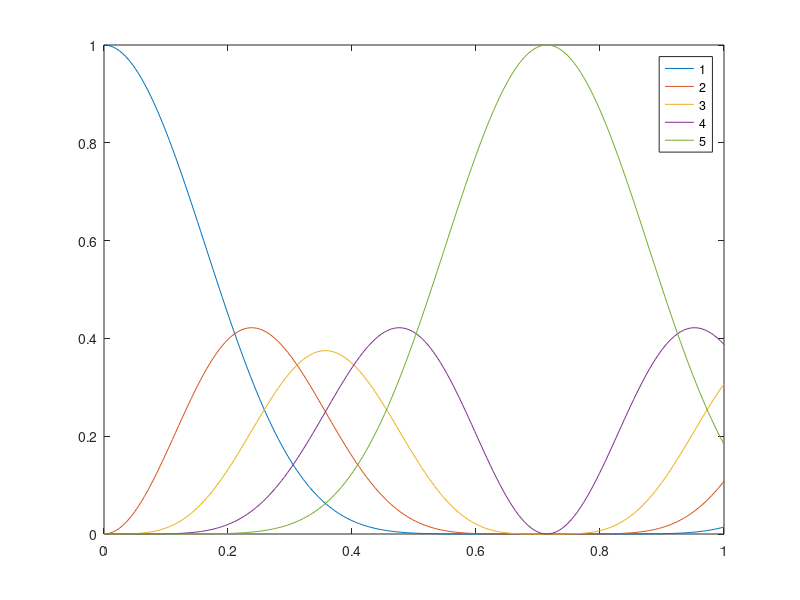

Here is the MATLAB script that generated this plot:
function Fig_3c
    Delta = 0;
    delta = 0.4*pi;
    c_0 = [1; 0; 0; 0; 0];
    function ab = coeff(t,A,phi)
        Omega_0 = A*exp(-1j*phi);
        Omega_R = sqrt(Delta.^2 + abs(Omega_0).^2);
        ab(1) = cos(t*pi/2*Omega_R/(pi)) - 1j * Delta/Omega_R * sin(t*pi/2*Omega_R/(pi));
        ab(2) = 1j * Omega_0/Omega_R * sin(t*pi/2*Omega_R/(pi));
        ab = [ab(1), ab(2)];
    end
    
    function U = propagator(t,A,phi)
    ab = coeff(t,A,phi);
    a = ab(1);
    b = ab(2);
    U = [sqrt(576)/24*a.^4, sqrt(144)/6*a.^3*b, sqrt(96)/4*a.^2*b.^2, sqrt(144)/6*a*b.^3, sqrt(576)/24*b.^4;
    -sqrt(144)/6*a.^3*conj(b), sqrt(36)/6*a.^3*conj(a) - sqrt(36)/2*a.^2*b*conj(b), sqrt(24)/2*a.^2*conj(a)*b - sqrt(24)/2*a*b.^2*conj(b), sqrt(36)/2*a*conj(a)*b.^2 - sqrt(36)/6*b.^3*conj(b), sqrt(144)/6*conj(a)*b.^3;
    sqrt(96)/4*a.^2*conj(b).^2, -sqrt(24)/2*a.^2*conj(a)*conj(b) + sqrt(24)/2*a*b*conj(b).^2, sqrt(16)/4*a.^2*conj(a).^2 - sqrt(16)/1*a*conj(a)*b*conj(b) + sqrt(16)/4*b.^2*conj(b).^2, sqrt(24)/2*a*conj(a).^2*b - sqrt(24)/2*conj(a)*b.^2*conj(b), sqrt(96)/4*conj(a).^2*b.^2;
    -sqrt(144)/6*a*conj(b).^3, sqrt(36)/2*a*conj(a)*conj(b).^2 - sqrt(36)/6*b*conj(b).^3, -sqrt(24)/2*a*conj(a).^2*conj(b) + sqrt(24)/2*conj(a)*b*conj(b).^2, sqrt(36)/6*a*conj(a).^3 - sqrt(36)/2*conj(a).^2*b*conj(b), sqrt(144)/6*conj(a).^3*b;
    sqrt(576)/24*conj(b).^4, -sqrt(144)/6*conj(a)*conj(b).^3, sqrt(96)/4*conj(a).^2*conj(b).^2, -sqrt(144)/6*conj(a).^3*conj(b), sqrt(576)/24*conj(a).^4];
    end
    
    function c = propagation(t)
        c = propagator(t,pi+delta,0)*c_0;
    end
    c = [];
    t_interval = linspace(0,1,200);
    for t = t_interval
        c = [c propagation(t)];
    end
    plot(t_interval, (abs(c(1,:))).^2, '-', t_interval, (abs(c(2,:))).^2, '-', t_interval, (abs(c(3,:))).^2, '-', t_interval, (abs(c(4,:))).^2, '-', t_interval, (abs(c(5,:))).^2, '-');
    ylim([0, 1]);
    legend('1','2','3','4','5')
end